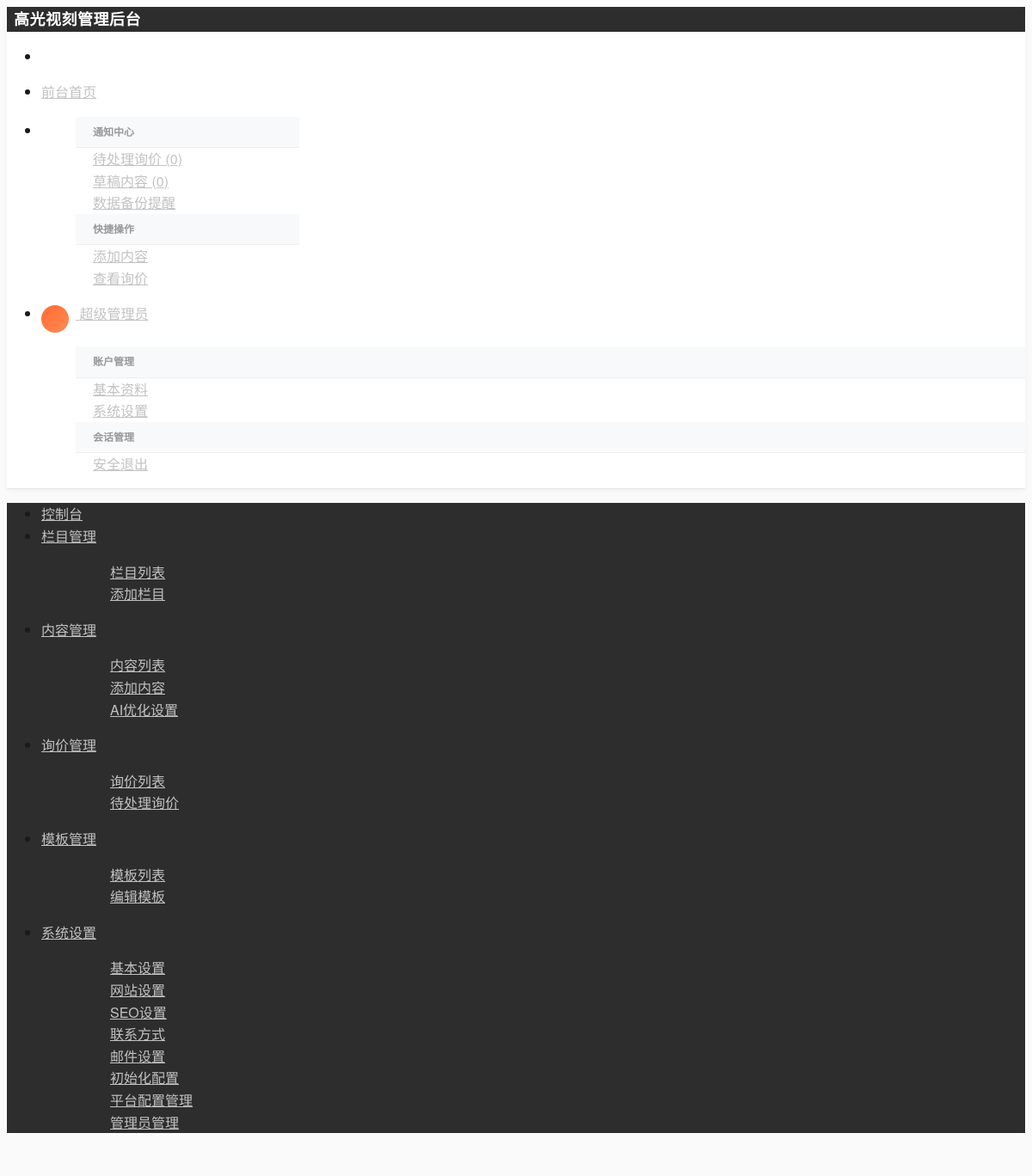
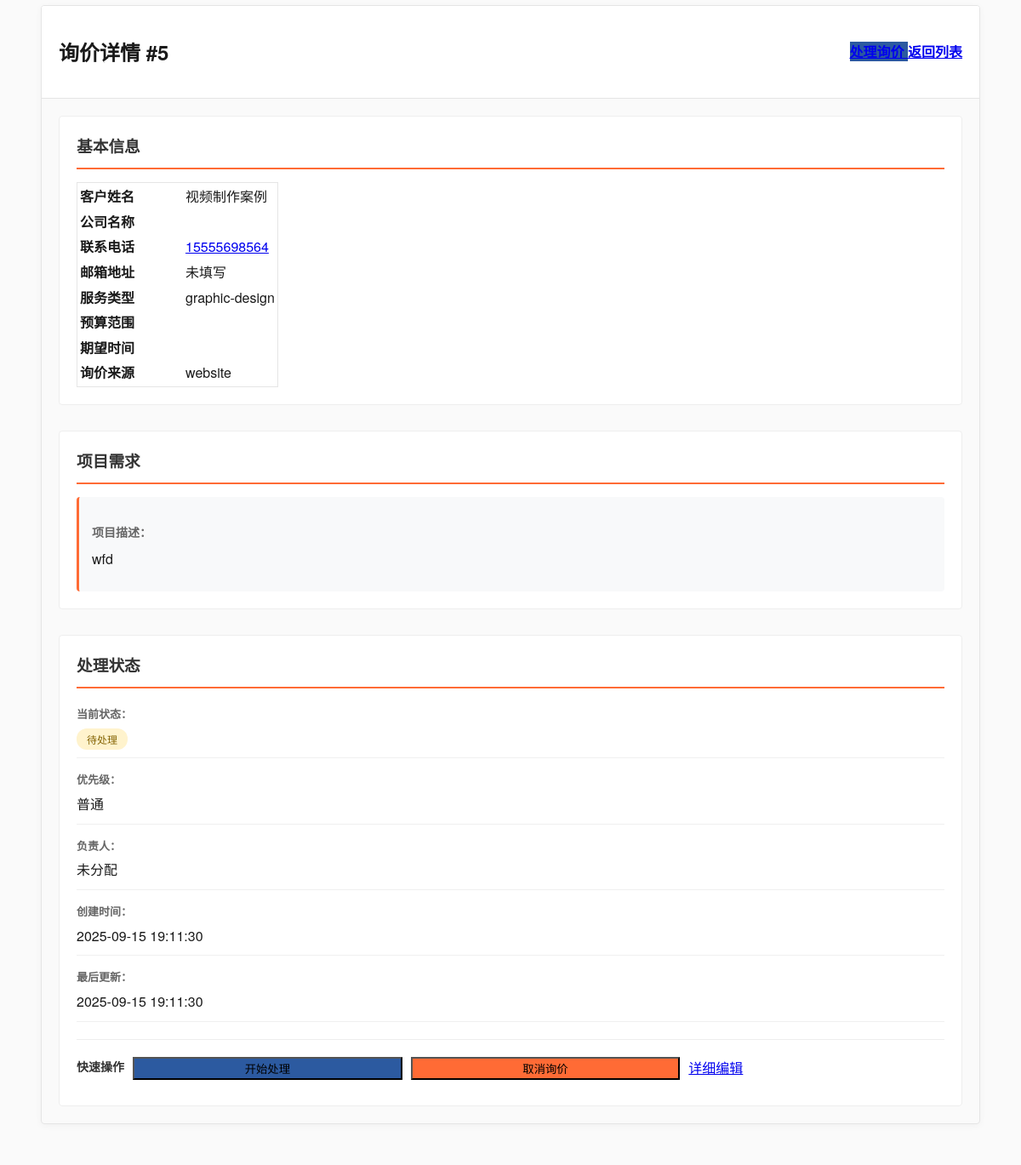
Page /admin/modules/inquiry/view.php?id=5 (signed in) on the committed database (2 pictures, top to bottom).
### tables this page shows
CREATE TABLE `inquiries` (
  `id` int(11) NOT NULL AUTO_INCREMENT,
  `name` varchar(100) NOT NULL COMMENT '姓名',
  `company` varchar(200) DEFAULT NULL COMMENT '公司名称',
  `phone` varchar(20) NOT NULL COMMENT '联系电话',
  `email` varchar(100) DEFAULT NULL COMMENT '邮箱',
  `service_type` varchar(100) NOT NULL COMMENT '服务类型',
  `budget` varchar(50) DEFAULT NULL COMMENT '预算范围',
  `project_description` text COMMENT '项目描述',
  `requirements` text COMMENT '具体需求',
  `timeline` varchar(100) DEFAULT NULL COMMENT '预期时间',
  `source` varchar(50) DEFAULT 'website' COMMENT '来源渠道',
  `status` enum('pending','processing','completed','cancelled') NOT NULL DEFAULT 'pending' COMMENT '处理状态',
  `priority` enum('low','normal','high','urgent') DEFAULT 'normal' COMMENT '优先级',
  `notes` text COMMENT '备注',
  `response_content` text COMMENT '回复内容',
  `response_at` datetime DEFAULT NULL COMMENT '回复时间',
  `assigned_to` int(11) DEFAULT NULL COMMENT '分配给谁',
  `followed_up_at` timestamp NULL DEFAULT NULL COMMENT '跟进时间',
  `created_at` timestamp NOT NULL DEFAULT CURRENT_TIMESTAMP COMMENT '创建时间',
  `updated_at` timestamp NOT NULL DEFAULT CURRENT_TIMESTAMP ON UPDATE CURRENT_TIMESTAMP COMMENT '更新时间',
  PRIMARY KEY (`id`),
  KEY `status` (`status`),
  KEY `service_type` (`service_type`),
  KEY `created_at` (`created_at`),
  KEY `priority` (`priority`),
  KEY `assigned_to` (`assigned_to`)
);

### admin/modules/inquiry/view.php (the view, shortened to what this page needs)
<?php
require_once '../../../includes/functions.php';
$id = intval($_GET['id'] ?? 0);
try {
    $stmt = $db->prepare("
        SELECT i.*, a.username as assigned_admin_name
        FROM inquiries i
        LEFT JOIN admins a ON i.assigned_to = a.id
        WHERE i.id = ?
    ");
    $stmt->execute([$id]);
    $inquiry = $stmt->fetch();
} catch (Exception $e) {
    header('Location: index.php?error=' . urlencode($e->getMessage()));
    exit();
}
$status_map = [
    'pending' => '待处理',
    'processing' => '处理中',
    'completed' => '已完成',
    'cancelled' => '已取消'
];
$priority_map = [
    'low' => '低',
    'normal' => '普通',
    'high' => '高',
    'urgent' => '紧急'
];
$status_class_map = [
    'pending' => 'status-pending',
    'processing' => 'status-processing',
    'completed' => 'status-completed',
    'cancelled' => 'status-cancelled'
];
$priority_class_map = [
    'low' => 'layui-badge',
    'normal' => 'layui-badge layui-bg-blue',
    'high' => 'layui-badge layui-bg-orange',
    'urgent' => 'layui-badge layui-bg-red'
];
?>
<!DOCTYPE html>
<html lang="zh-CN">
<head>
    <link rel="stylesheet" href="https://unpkg.com/layui@2.8.0/dist/css/layui.css">
    <link rel="stylesheet" href="../../assets/css/admin.css">
</head>
<body>
    <div class="layui-layout layui-layout-admin">
        <?php include '../../includes/header.php'; ?>
        <?php include '../../includes/sidebar.php'; ?>
        <div class="layui-body">
            <div class="layui-card" style="margin: 20px;">
                <div class="layui-card-header">
                    <div style="display: flex; justify-content: space-between; align-items: center;">
                        <h2>询价详情 #<?php echo $inquiry['id']; ?></h2>
                        <div>
                            <a href="edit.php?id=<?php echo $inquiry['id']; ?>" class="layui-btn layui-btn-normal">
                                <i class="layui-icon layui-icon-edit"></i> 处理询价
                            </a>
                            <a href="index.php" class="layui-btn layui-btn-primary">
                                <i class="layui-icon layui-icon-return"></i> 返回列表
                            </a>
                        </div>
                    </div>
                </div>
                <div class="layui-card-body">
                    <div class="layui-row layui-col-space20">
                        <div class="layui-col-md8">
                            <div class="info-section">
                                <h3>基本信息</h3>
                                <table class="layui-table">
                                    <tbody>
                                        <tr>
                                            <td width="120"><strong>客户姓名</strong></td>
                                            <td><?php echo htmlspecialchars($inquiry['name']); ?></td>
                                        </tr>
                                        <tr>
                                            <td><strong>公司名称</strong></td>
                                            <td><?php echo htmlspecialchars($inquiry['company'] ?? '未填写'); ?></td>
                                        </tr>
                                        <tr>
                                            <td><strong>联系电话</strong></td>
                                            <td><a href="tel:<?php echo $inquiry['phone']; ?>"><?php echo htmlspecialchars($inquiry['phone']); ?></a></td>
                                        </tr>
                                        <tr>
                                            <td><strong>邮箱地址</strong></td>
                                            <td>
                                                <?php if ($inquiry['email']): ?>
                                                    <a href="mailto:<?php echo $inquiry['email']; ?>"><?php echo htmlspecialchars($inquiry['email']); ?></a>
                                                <?php else: ?>
                                                    未填写
                                                <?php endif; ?>
                                            </td>
                                        </tr>
                                        <tr>
                                            <td><strong>服务类型</strong></td>
                                            <td><?php echo htmlspecialchars($inquiry['service_type']); ?></td>
                                        </tr>
                                        <tr>
                                            <td><strong>预算范围</strong></td>
                                            <td><?php echo htmlspecialchars($inquiry['budget'] ?? '未填写'); ?></td>
                                        </tr>
                                        <tr>
                                            <td><strong>期望时间</strong></td>
                                            <td><?php echo htmlspecialchars($inquiry['timeline'] ?? '未填写'); ?></td>
                                        </tr>
                                        <tr>
                                            <td><strong>询价来源</strong></td>
                                            <td><?php echo htmlspecialchars($inquiry['source']); ?></td>
                                        </tr>
                                    </tbody>
                                </table>
                            </div>
                            <div class="info-section">
                                <h3>项目需求</h3>
                                <div class="content-box">
                                    <h4>项目描述：</h4>
                                    <p><?php echo nl2br(htmlspecialchars($inquiry['project_description'])); ?></p>
                                </div>
                            </div>
                        </div>
                        <div class="layui-col-md4">
                            <div class="status-panel">
                                <h3>处理状态</h3>
                                <div class="status-item">
                                    <label>当前状态：</label>
                                    <span class="status-badge <?php echo $status_class_map[$inquiry['status']]; ?>">
                                        <?php echo $status_map[$inquiry['status']]; ?>
                                    </span>
                                </div>
                                <div class="status-item">
                                    <label>优先级：</label>
                                    <span class="<?php echo $priority_class_map[$inquiry['priority']]; ?>">
                                        <?php echo $priority_map[$inquiry['priority']]; ?>
                                    </span>
                                </div>
                                <div class="status-item">
                                    <label>负责人：</label>
                                    <span><?php echo htmlspecialchars($inquiry['assigned_admin_name'] ?? '未分配'); ?></span>
                                </div>
                                <div class="status-item">
                                    <label>创建时间：</label>
                                    <span><?php echo date('Y-m-d H:i:s', strtotime($inquiry['created_at'])); ?></span>
                                </div>
                                <div class="status-item">
                                    <label>最后更新：</label>
                                    <span><?php echo date('Y-m-d H:i:s', strtotime($inquiry['updated_at'])); ?></span>
                                </div>
                                <div class="quick-actions" style="margin-top: 20px; padding-top: 20px; border-top: 1px solid #eee;">
                                    <h4>快速操作</h4>
                                    <?php if ($inquiry['status'] === 'pending'): ?>
                                        <button class="layui-btn layui-btn-normal layui-btn-sm layui-btn-fluid"
                                                onclick="updateStatus('processing')" style="margin-bottom: 10px;">
                                            开始处理
                                        </button>
                                    <?php endif; ?>
                                    <?php if ($inquiry['status'] !== 'cancelled'): ?>
                                        <button class="layui-btn layui-btn-warm layui-btn-sm layui-btn-fluid"
                                                onclick="updateStatus('cancelled')" style="margin-bottom: 10px;">
                                            取消询价
                                        </button>
                                    <?php endif; ?>
                                    <a href="edit.php?id=<?php echo $inquiry['id']; ?>"
                                       class="layui-btn layui-btn-primary layui-btn-sm layui-btn-fluid">
                                        详细编辑
                                    </a>
                                </div>
                            </div>
                        </div>
                    </div>
                </div>
            </div>
        </div>
    </div>
</body>
</html>

### admin/assets/css/admin.css (style rules this page uses)
:root { --primary-black: #1a1a1a; --primary-dark: #2d2d2d; --primary-gray: #666666; --primary-light-gray: #f8f8f8; --primary-white: #ffffff; --brand-orange: #ff6b35; --brand-blue: #2c5aa0; --brand-green: #27ae60; --text-primary: #1a1a1a; --text-secondary: #666666; --text-muted: #999999; --border-light: #e5e5e5; --bg-section: #fafafa; --shadow-subtle: 0 2px 8px rgba(0, 0, 0, 0.04); --shadow-medium: 0 4px 16px rgba(0, 0, 0, 0.08); --shadow-strong: 0 8px 32px rgba(0, 0, 0, 0.12); --ease-smooth: cubic-bezier(0.4, 0, 0.2, 1); }
body { font-family: 'PingFang SC', 'Microsoft YaHei', 'Helvetica Neue', Arial, sans-serif; background-color: var(--bg-section); color: var(--text-primary); line-height: 1.6; -webkit-font-smoothing: antialiased; -moz-osx-font-smoothing: grayscale; }
.layui-layout-admin .layui-body { background: var(--bg-section); padding: 20px; }
.quick-actions { display: flex; flex-wrap: wrap; gap: 10px; }
.quick-actions .layui-btn { flex: 1; min-width: 120px; }
.status-badge { padding: 4px 12px; border-radius: 12px; font-size: 12px; font-weight: 500; }
.status-pending { background-color: #fff3cd; color: #856404; }
.layui-card { border: 1px solid var(--border-light); box-shadow: var(--shadow-subtle); border-radius: 4px; overflow: hidden; }
.layui-card-header { background: var(--primary-white); border-bottom: 1px solid var(--border-light); padding: 15px 20px; font-weight: 600; color: var(--text-primary); }
.layui-card-body { padding: 20px; }
.layui-btn-normal { background: var(--brand-blue); }
.layui-btn-warm { background: var(--brand-orange); }
.layui-table { background: var(--primary-white); border: 1px solid var(--border-light); }
.info-section { margin-bottom: 30px; padding: 20px; background: #fff; border-radius: 4px; border: 1px solid #eee; }
.info-section h3 { margin: 0 0 15px 0; padding-bottom: 10px; border-bottom: 2px solid #ff6b35; color: #333; }
.info-section h4 { margin: 15px 0 8px 0; color: #666; font-size: 14px; }
.content-box { background: #f8f9fa; padding: 15px; border-radius: 4px; border-left: 3px solid #ff6b35; }
.content-box p { margin: 0 0 10px 0; line-height: 1.6; }
.status-panel { background: #fff; padding: 20px; border-radius: 4px; border: 1px solid #eee; position: sticky; top: 20px; }
.status-panel h3 { margin: 0 0 20px 0; color: #333; border-bottom: 2px solid #ff6b35; padding-bottom: 10px; }
.status-item { margin-bottom: 15px; padding-bottom: 10px; border-bottom: 1px solid #f0f0f0; }
.status-item label { display: block; font-weight: bold; color: #666; margin-bottom: 5px; font-size: 13px; }
.quick-actions h4 { margin: 0 0 15px 0; color: #333; font-size: 14px; }

### rows in the picture
inquiries: id "5", name "视频制作案例", phone "15555698564", service_type "graphic-design", source "website", project_description "wfd", status "待处理", priority "普通", created_at "2025-09-15 19:11:30", updated_at "2025-09-15 19:11:30"

### other values in the picture
$_SESSION['admin_name'] "超级管理员"
$inquiry['assigned_admin_name'] "未分配"
